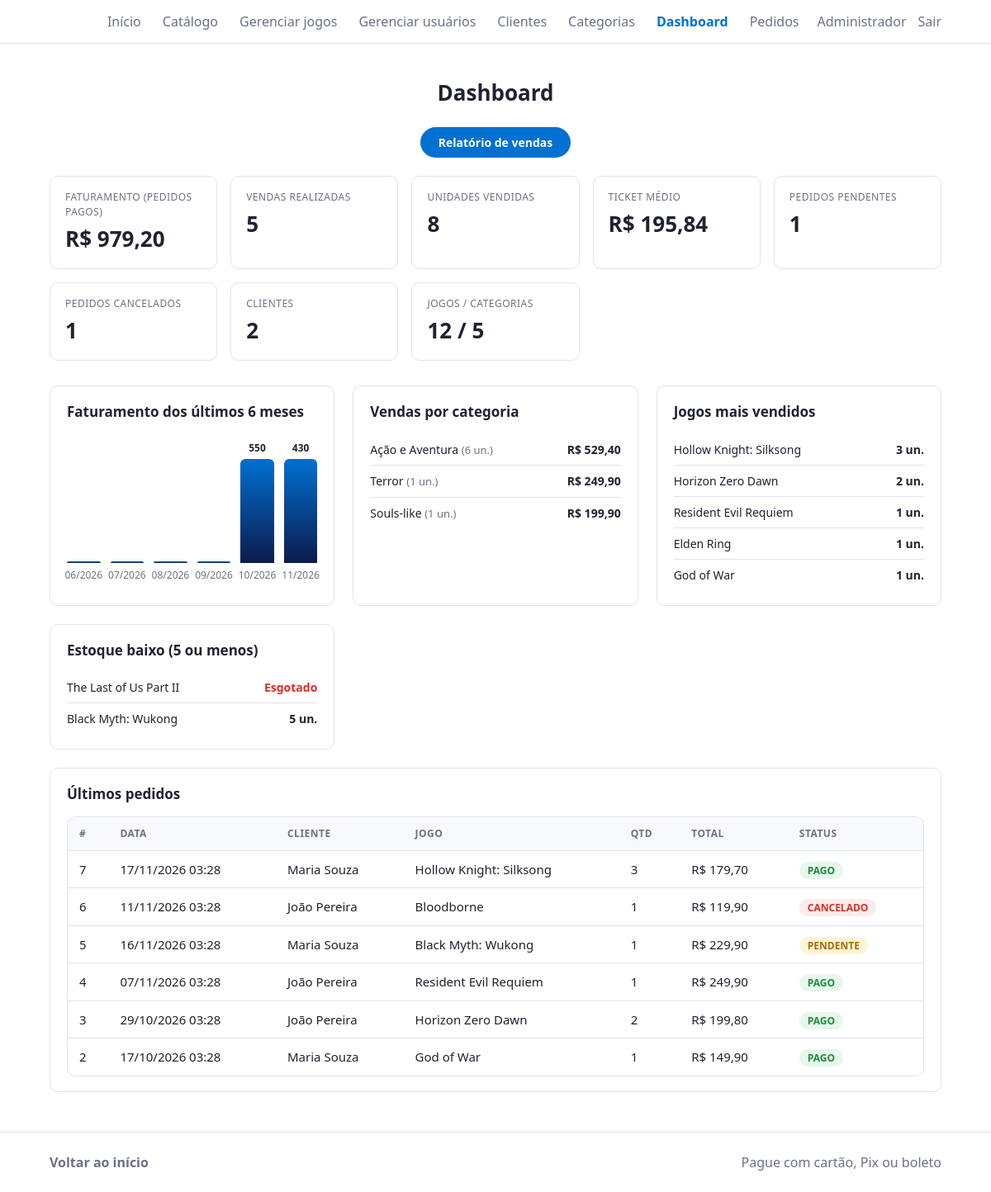
The app's page /admin/views/dashboard.php (signed in) with its own data.
### tables this page shows
CREATE TABLE games (
  id          INT NOT NULL AUTO_INCREMENT,
  titulo      VARCHAR(200) NOT NULL,
  descricao   TEXT NULL,
  preco       DECIMAL(10,2) NOT NULL DEFAULT 0.00,
  estoque     INT NOT NULL DEFAULT 0,
  categoria_id INT NULL,
  imagem      VARCHAR(255) NULL,                          
  trailer     VARCHAR(255) NULL,                          
   
  capa                   VARCHAR(255) NULL,
  desenvolvedora         VARCHAR(120) NULL,
  plataforma             VARCHAR(80)  NULL,
  edicao                 VARCHAR(60)  NULL,
  nota                   DECIMAL(3,2) NULL,
  avaliacoes             INT NULL,
  jogadores              VARCHAR(60)  NULL,
  classificacao          VARCHAR(4)   NULL,
  conteudo_classificacao VARCHAR(255) NULL,
  versao                 VARCHAR(80)  NULL,
  compras_jogo           TINYINT(1) NOT NULL DEFAULT 0,
  recursos               TEXT NULL,
  lancamento             DATETIME NULL,
  aviso_compra           VARCHAR(500) NULL,
  criado_em   TIMESTAMP NOT NULL DEFAULT CURRENT_TIMESTAMP,
  PRIMARY KEY (id),
  KEY idx_games_categoria (categoria_id),
  KEY idx_games_titulo (titulo),
  CONSTRAINT fk_games_categoria FOREIGN KEY (categoria_id)
    REFERENCES categorias (id) ON DELETE SET NULL ON UPDATE CASCADE
);

CREATE TABLE pedidos (
  id              INT NOT NULL AUTO_INCREMENT,
  usuario_id      INT NOT NULL,
  game_id         INT NULL,
  titulo_jogo     VARCHAR(200) NOT NULL,
  quantidade      INT NOT NULL,
  valor_total     DECIMAL(10,2) NOT NULL,
  forma_pagamento ENUM('cartao','pix','boleto') NOT NULL,
  status          ENUM('pendente','pago','cancelado') NOT NULL DEFAULT 'pendente',
  criado_em       DATETIME NOT NULL DEFAULT CURRENT_TIMESTAMP,
  cancelado_em    DATETIME NULL,
  PRIMARY KEY (id),
  KEY idx_pedidos_usuario (usuario_id),
  KEY idx_pedidos_game (game_id),
  KEY idx_pedidos_status (status),
  CONSTRAINT fk_pedidos_usuario FOREIGN KEY (usuario_id)
    REFERENCES usuarios (id) ON DELETE RESTRICT ON UPDATE CASCADE,
  CONSTRAINT fk_pedidos_game FOREIGN KEY (game_id)
    REFERENCES games (id) ON DELETE SET NULL ON UPDATE CASCADE
);

CREATE TABLE usuarios (
  id        INT NOT NULL AUTO_INCREMENT,
  nome      VARCHAR(100) NOT NULL,
  email     VARCHAR(150) NOT NULL,
  senha     VARCHAR(255) NOT NULL,                        
  tipo      ENUM('admin','cliente') NOT NULL DEFAULT 'cliente',
  usuario   VARCHAR(40)  NULL,
  rua       VARCHAR(150) NULL,
  numero    VARCHAR(10)  NULL,
  cidade    VARCHAR(100) NULL,
  estado    CHAR(2)      NULL,
  pais      VARCHAR(60)  NOT NULL DEFAULT 'Brasil',
  cep       CHAR(8)      NULL,
  idade     TINYINT UNSIGNED NULL,
  criado_em TIMESTAMP NOT NULL DEFAULT CURRENT_TIMESTAMP,
  PRIMARY KEY (id),
  UNIQUE KEY uq_usuarios_email (email)
);

### admin/config/db.php (called while the page is built, shortened)
<?php
class Database {
    private static ?PDO $pdo = null;
    public static function conectar(): PDO {
        if (self::$pdo === null) {
            try {
                self::$pdo = new PDO(
                    'mysql:host=' . $GLOBALS['__db_cfg']['host'] . ';dbname=' . $GLOBALS['__db_cfg']['banco'] . ';charset=utf8mb4',
                    $GLOBALS['__db_cfg']['usuario'],
                    $GLOBALS['__db_cfg']['senha'],
                    [
                        PDO::ATTR_ERRMODE => PDO::ERRMODE_EXCEPTION,
                        PDO::ATTR_DEFAULT_FETCH_MODE => PDO::FETCH_ASSOC,
                        PDO::MYSQL_ATTR_INIT_COMMAND => "SET time_zone = '-03:00'",
                    ]
                );
            } catch (PDOException $e) {
                http_response_code(500);
                error_log('Falha ao conectar no banco: ' . $e->getMessage());
                exit('Não foi possível conectar ao banco de dados. Verifique se o MySQL do XAMPP está ligado '
                   . 'e se o script sql/script.sql foi importado.');
            }
        }
        return self::$pdo;
    }
}

### admin/models/relatorios.php (called while the page is built, shortened)
<?php
require_once __DIR__ . '/../config/db.php';
class Relatorio {
    private PDO $db;
    public function __construct() { $this->db = Database::conectar(); }
    private function um(string $sql, array $args = []) {
        $st = $this->db->prepare($sql); $st->execute($args);
        return $st->fetchColumn();
    }
    private function todos(string $sql, array $args = []): array {
        $st = $this->db->prepare($sql); $st->execute($args);
        return $st->fetchAll();
    }
    public function resumo(): array {
        $pagos = $this->db->query("SELECT COUNT(*) AS n, COALESCE(SUM(valor_total),0) AS total, COALESCE(SUM(quantidade),0) AS unidades FROM pedidos WHERE status='pago'")->fetch();
        return [
            'faturamento'   => (float)$pagos['total'],
            'vendas'        => (int)$pagos['n'],
            'unidades'      => (int)$pagos['unidades'],
            'ticket_medio'  => (int)$pagos['n'] > 0 ? (float)$pagos['total'] / (int)$pagos['n'] : 0.0,
            'pendentes'     => (int)$this->um("SELECT COUNT(*) FROM pedidos WHERE status='pendente'"),
            'cancelados'    => (int)$this->um("SELECT COUNT(*) FROM pedidos WHERE status='cancelado'"),
            'clientes'      => (int)$this->um('SELECT COUNT(*) FROM clientes'),
            'jogos'         => (int)$this->um('SELECT COUNT(*) FROM games'),
            'categorias'    => (int)$this->um('SELECT COUNT(*) FROM categorias'),
        ];
    }
    public function vendasPorMes(int $meses = 6): array {
        $linhas = $this->todos("SELECT DATE_FORMAT(criado_em, '%Y-%m') AS mes, SUM(valor_total) AS total FROM pedidos WHERE status='pago' GROUP BY mes");
        $por = [];
        foreach ($linhas as $l) $por[$l['mes']] = (float)$l['total'];
        $out = [];
        for ($i = $meses - 1; $i >= 0; $i--) {
            $d = new DateTime('first day of this month');
            $d->modify("-$i month");
            $k = $d->format('Y-m');
            $out[] = ['mes' => $k, 'rotulo' => $d->format('m/Y'), 'total' => $por[$k] ?? 0.0];
        }
        return $out;
    }
    public function vendasPorCategoria(): array {
        return $this->todos("SELECT COALESCE(c.nome, 'Sem categoria') AS categoria, SUM(p.quantidade) AS unidades, SUM(p.valor_total) AS total
            FROM pedidos p LEFT JOIN games g ON g.id = p.game_id LEFT JOIN categorias c ON c.id = g.categoria_id
            WHERE p.status='pago' GROUP BY categoria ORDER BY total DESC");
    }
    public function maisVendidos(int $limite = 5): array {
        return $this->todos("SELECT titulo_jogo, SUM(quantidade) AS unidades, SUM(valor_total) AS total
            FROM pedidos WHERE status='pago' GROUP BY titulo_jogo ORDER BY unidades DESC, total DESC LIMIT " . (int)$limite);
    }
    public function estoqueBaixo(int $limite = 5, int $ate = 5): array {
        return $this->todos('SELECT id, titulo, estoque FROM games WHERE estoque <= ? ORDER BY estoque, titulo LIMIT ' . (int)$limite, [$ate]);
    }
    public function ultimosPedidos(int $limite = 5): array {
        return $this->todos('SELECT p.id, p.titulo_jogo, p.quantidade, p.valor_total, p.status, p.criado_em, u.nome AS cliente
            FROM pedidos p LEFT JOIN usuarios u ON u.id = p.usuario_id ORDER BY p.id DESC LIMIT ' . (int)$limite);
    }
}

### admin/config/auth.php (called while the page is built, shortened)
<?php
require_once __DIR__ . '/db.php';
function h($s) { return htmlspecialchars((string)$s, ENT_QUOTES, 'UTF-8'); }
function moeda($v) { return 'R$ ' . number_format((float)$v, 2, ',', '.'); }

### admin/views/dashboard.php (the view, shortened to what this page needs)
<?php
require_once '../config/auth.php';
require_once '_layout.php';
require_once '../models/relatorios.php';
$rel = new Relatorio();
$r       = $rel->resumo();
$meses   = $rel->vendasPorMes(6);
$porCat  = $rel->vendasPorCategoria();
$top     = $rel->maisVendidos(5);
$baixo   = $rel->estoqueBaixo(6, 5);
$ultimos = $rel->ultimosPedidos(6);
$maxMes  = max(1.0, max(array_column($meses, 'total')));
?>
<h2>Dashboard</h2>
<div class="acoes-topo"><a class="btn-add" href="relatorio_vendas.php">Relatório de vendas</a></div>
<div class="kpis">
  <div class="kpi"><small>Faturamento (pedidos pagos)</small><strong><?= moeda($r['faturamento']) ?></strong></div>
  <div class="kpi"><small>Vendas realizadas</small><strong><?= (int)$r['vendas'] ?></strong></div>
  <div class="kpi"><small>Unidades vendidas</small><strong><?= (int)$r['unidades'] ?></strong></div>
  <div class="kpi"><small>Ticket médio</small><strong><?= moeda($r['ticket_medio']) ?></strong></div>
  <div class="kpi"><small>Pedidos pendentes</small><strong><?= (int)$r['pendentes'] ?></strong></div>
  <div class="kpi"><small>Pedidos cancelados</small><strong><?= (int)$r['cancelados'] ?></strong></div>
  <div class="kpi"><small>Clientes</small><strong><?= (int)$r['clientes'] ?></strong></div>
  <div class="kpi"><small>Jogos / Categorias</small><strong><?= (int)$r['jogos'] ?> / <?= (int)$r['categorias'] ?></strong></div>
</div>
<div class="paineis">
  <section class="painel">
    <h3>Faturamento dos últimos 6 meses</h3>
    <div class="barras" role="img" aria-label="Gráfico de barras do faturamento mensal">
      <?php foreach ($meses as $m): $alt = round($m['total'] / $maxMes * 100); ?>
        <div class="barra">
          <b><?= $m['total'] > 0 ? h(number_format($m['total'], 0, ',', '.')) : '' ?></b>
          <div style="height:<?= (int)$alt ?>%" title="<?= h(moeda($m['total'])) ?>"></div>
          <span><?= h($m['rotulo']) ?></span>
        </div>
      <?php endforeach; ?>
    </div>
  </section>
  <section class="painel">
    <h3>Vendas por categoria</h3>
    <ul class="lista">
      <?php foreach ($porCat as $c): ?>
        <li><span><?= h($c['categoria']) ?> <small class="pequeno">(<?= (int)$c['unidades'] ?> un.)</small></span><strong><?= moeda($c['total']) ?></strong></li>
      <?php endforeach; ?>
    </ul>
  </section>
  <section class="painel">
    <h3>Jogos mais vendidos</h3>
    <ul class="lista">
      <?php foreach ($top as $t): ?>
        <li><span><?= h($t['titulo_jogo']) ?></span><strong><?= (int)$t['unidades'] ?> un.</strong></li>
      <?php endforeach; ?>
    </ul>
  </section>
  <section class="painel">
    <h3>Estoque baixo (5 ou menos)</h3>
    <ul class="lista">
      <?php foreach ($baixo as $b): ?>
        <li><a href="editar_game.php?id=<?= (int)$b['id'] ?>"><?= h($b['titulo']) ?></a>
            <strong class="<?= (int)$b['estoque'] === 0 ? 'alerta' : '' ?>"><?= (int)$b['estoque'] === 0 ? 'Esgotado' : (int)$b['estoque'] . ' un.' ?></strong></li>
      <?php endforeach; ?>
    </ul>
  </section>
  <section class="painel" style="grid-column:1/-1">
    <h3>Últimos pedidos</h3>
    <div class="tabela-wrap">
    <table class="tabela">
      <thead><tr><th>#</th><th>Data</th><th>Cliente</th><th>Jogo</th><th>Qtd</th><th>Total</th><th>Status</th></tr></thead>
      <tbody>
      <?php foreach ($ultimos as $p): ?>
        <tr>
          <td><a href="editar_pedido.php?id=<?= (int)$p['id'] ?>"><?= (int)$p['id'] ?></a></td>
          <td><?= h(date('d/m/Y H:i', strtotime($p['criado_em']))) ?></td>
          <td><?= h($p['cliente'] ?? 'Usuário removido') ?></td>
          <td><?= h($p['titulo_jogo']) ?></td>
          <td><?= (int)$p['quantidade'] ?></td>
          <td><?= moeda($p['valor_total']) ?></td>
          <td><span class="tag <?= h($p['status']) ?>"><?= h($p['status']) ?></span></td>
        </tr>
      <?php endforeach; ?>
      </tbody>
    </table>
    </div>
  </section>
</div>

### admin/views/_layout.php (style rules this page uses)
:root { --tx:#1f2330;--mt:#6b7287;--ac:#0070d1;--ac2:#005bb0;--bd:#dfe3ee;--px:clamp(16px,5vw,90px) }
* { box-sizing:border-box }
html { scroll-behavior:smooth;scroll-padding-top:80px }
body { margin:0;color:var(--tx);font:16px/1.5 "Segoe UI",system-ui,sans-serif;background:#fff;min-height:100vh }
a { color:inherit;text-decoration:none }
.pagina h2 { font-size:26px;font-weight:600;text-align:center;margin:40px 0 22px }
.acoes-topo { display:flex;justify-content:center;gap:12px;flex-wrap:wrap;margin:0 0 22px }
.btn-add { background:var(--ac);color:#fff;padding:8px 22px;border-radius:99px;font-size:14px;font-weight:600;transition:background .15s }
.tabela-wrap { overflow-x:auto;border:1px solid var(--bd);border-radius:10px }
table.tabela { width:100%;border-collapse:collapse;font-size:15px }
.tabela th,.tabela td { padding:11px 14px;text-align:left;border-bottom:1px solid var(--bd);vertical-align:middle }
.tabela th { font-size:12px;text-transform:uppercase;letter-spacing:.04em;color:var(--mt);background:#f7f9fd }
.tabela tr:last-child td { border-bottom:0 }
.tag { font-size:12px;font-weight:700;text-transform:uppercase;padding:2px 10px;border-radius:99px;white-space:nowrap }
.tag.pendente { background:#fff4d6;color:#a86b00 }
.tag.pago { background:#e8f6ec;color:#1e8a3e }
.tag.cancelado { background:#fdeceb;color:#d93025 }
.pequeno { color:var(--mt);font-size:13px }

### admin/views/dashboard.php (style rules this page uses)
.kpis { display:grid;grid-template-columns:repeat(auto-fit,minmax(190px,1fr));gap:16px;margin:0 0 30px }
.kpi { border:1px solid var(--bd);border-radius:10px;padding:16px 18px }
.kpi small { display:block;color:var(--mt);font-size:12px;text-transform:uppercase;letter-spacing:.04em }
.kpi strong { display:block;font-size:26px;font-weight:600;margin-top:4px }
.paineis { display:grid;grid-template-columns:repeat(auto-fit,minmax(340px,1fr));gap:22px }
.painel { border:1px solid var(--bd);border-radius:10px;padding:18px 20px;min-width:0 }
.painel h3 { margin:0 0 14px;font-size:17px;font-weight:600 }
.barras { display:flex;align-items:flex-end;gap:12px;height:180px;padding-top:8px }
.barra { flex:1;display:flex;flex-direction:column;justify-content:flex-end;align-items:center;height:100%;min-width:0 }
.barra div { width:100%;max-width:56px;background:linear-gradient(180deg,#0070d1,#0d1b4c);border-radius:6px 6px 0 0;min-height:2px }
.barra span { font-size:12px;color:var(--mt);margin-top:6px }
.barra b { font-size:12px;font-weight:600;margin-bottom:4px;white-space:nowrap }
.lista { list-style:none;margin:0;padding:0 }
.lista li { display:flex;justify-content:space-between;gap:12px;padding:8px 0;border-bottom:1px solid var(--bd);font-size:14px }
.lista li:last-child { border-bottom:0 }
.alerta { color:#d93025;font-weight:600 }

### records on screen
games: titulo "The Last of Us Part II", estoque "Esgotado"
games: titulo "Black Myth: Wukong", estoque "5"
pedidos: id "7", criado_em "17/11/2026 03:28", usuario.nome "Maria Souza", titulo_jogo "Hollow Knight: Silksong", quantidade "3", valor_total "R$ 179,70", status "PAGO"
pedidos: id "6", criado_em "11/11/2026 03:28", usuario.nome "João Pereira", titulo_jogo "Bloodborne", quantidade "1", valor_total "R$ 119,90", status "CANCELADO"
pedidos: id "5", criado_em "16/11/2026 03:28", usuario.nome "Maria Souza", titulo_jogo "Black Myth: Wukong", quantidade "1", valor_total "R$ 229,90", status "PENDENTE"
pedidos: id "4", criado_em "07/11/2026 03:28", usuario.nome "João Pereira", titulo_jogo "Resident Evil Requiem", quantidade "1", valor_total "R$ 249,90", status "PAGO"
pedidos: id "3", criado_em "29/10/2026 03:28", usuario.nome "João Pereira", titulo_jogo "Horizon Zero Dawn", quantidade "2", valor_total "R$ 199,80", status "PAGO"
pedidos: id "2", criado_em "17/10/2026 03:28", usuario.nome "Maria Souza", titulo_jogo "God of War", quantidade "1", valor_total "R$ 149,90", status "PAGO"

### other values on screen
$logado['nome'] "Administrador"
moeda($r['faturamento']) "R$ 979,20"
$r['vendas'] "5"
$r['unidades'] "8"
moeda($r['ticket_medio']) "R$ 195,84"
$r['pendentes'] "1"
$r['cancelados'] "1"
$r['clientes'] "2"
$r['jogos'] "12"
$r['categorias'] "5"
$m['rotulo'] "06/2026"
$m['rotulo'] "07/2026"
$m['rotulo'] "08/2026"
$m['rotulo'] "09/2026"
$m['total'] "550"
